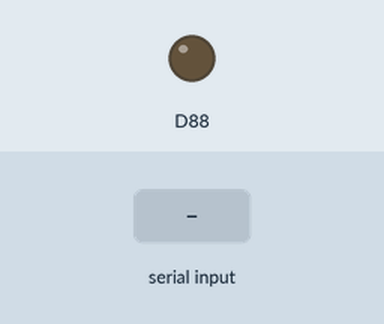
Recording of a program running on a simulated Raspberry Pi (BCM pin numbers). Parts: output pins drawn as LEDs (lit = HIGH). Inputs (shaded band) come from the test bench. What the program prints to the terminal is not drawn.

Above: at 1.2 s.
1.3 s: "5" typed at the terminal, then Enter
At 1.6 s:
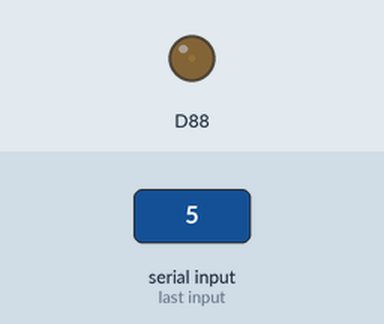
2.8 s: "90" typed at the terminal, then Enter
At 3.9 s:
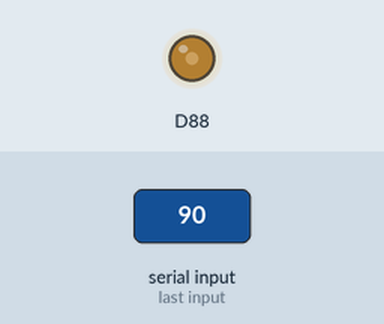
4.3 s: "200" typed at the terminal, then Enter
At 5.0 s:
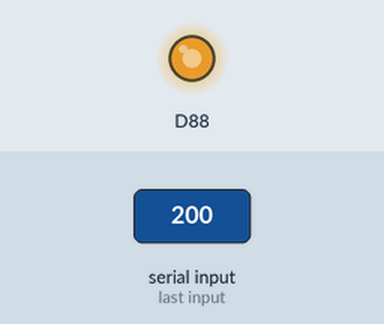
Timing chart, 0 to 7.3 s (numbered marks = the images above; inputs shaded):
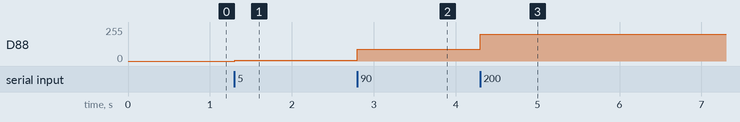

Measured:
- after the input at 1.3 s, D88: 0/255 → 5/255 at once
- after the input at 2.8 s, D88: 5/255 → 90/255 at once
- after the input at 4.3 s, D88: 90/255 → 200/255 at once

The program:

keycontrol_light.py
```python
import smbus
import time
bus=smbus.SMBus(1)
brightness=100
Device_address=0x48
control_byte=0x40
gap=1/256
while True:
    brightness = int(input("输入一个led数值（范围0-255）："))
    bus.write_byte_data(Device_address,control_byte,brightness)
    
```
